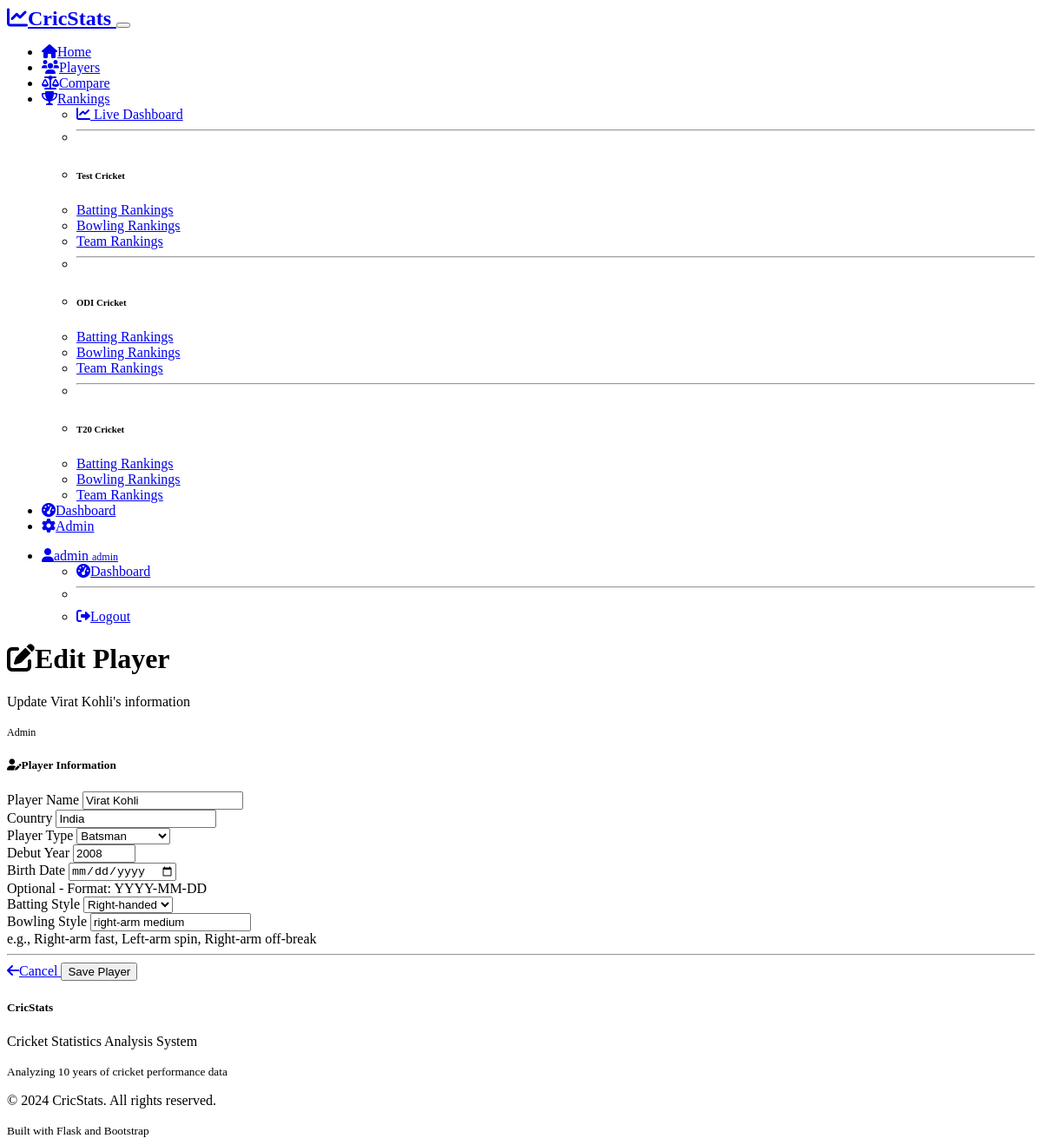
Screenshot of /admin/edit_player/1 (signed in) with the database file from the repository.
### models.py (models this page shows, shortened)
class User(UserMixin, db.Model):
    id = db.Column(db.Integer, primary_key=True)
    username = db.Column(db.String(64), unique=True, nullable=False)
    email = db.Column(db.String(120), unique=True, nullable=False)
    password_hash = db.Column(db.String(256), nullable=False)
    role = db.Column(db.String(20), default='user')  # admin, analyst, user
    created_at = db.Column(db.DateTime, default=datetime.utcnow)
    is_active = db.Column(db.Boolean, default=True)

class Player(db.Model):
    id = db.Column(db.Integer, primary_key=True)
    name = db.Column(db.String(100), nullable=False)
    country = db.Column(db.String(50), nullable=False)
    debut_year = db.Column(db.Integer, nullable=False)
    player_type = db.Column(db.String(20), nullable=False)  # batsman, bowler, all-rounder, wicket-keeper
    birth_date = db.Column(db.Date)
    batting_style = db.Column(db.String(20))  # right-handed, left-handed
    bowling_style = db.Column(db.String(50))  # right-arm fast, left-arm spin, etc.
    created_at = db.Column(db.DateTime, default=datetime.utcnow)
    updated_at = db.Column(db.DateTime, default=datetime.utcnow, onupdate=datetime.utcnow)
    statistics = db.relationship('PlayerStatistic', backref='player', lazy=True, cascade='all, delete-orphan')

### routes.py (the view)
@app.route('/admin/edit_player/<int:player_id>', methods=['GET', 'POST'])
@login_required
def edit_player(player_id):
    if current_user.role != 'admin':
        flash('Access denied. Admin privileges required.', 'danger')
        return redirect(url_for('dashboard'))
    player = Player.query.get_or_404(player_id)
    form = PlayerForm(obj=player)
    if form.validate_on_submit():
        form.populate_obj(player)
        db.session.commit()
        flash(f'Player {player.name} updated successfully!', 'success')
        return redirect(url_for('player_detail', player_id=player.id))
    return render_template('add_player.html', form=form, player=player)

### forms.py
class PlayerForm(FlaskForm):
    name = StringField('Player Name', validators=[DataRequired(), Length(min=2, max=100)])
    country = StringField('Country', validators=[DataRequired(), Length(min=2, max=50)])
    debut_year = IntegerField('Debut Year', validators=[DataRequired(), NumberRange(min=1900, max=datetime.datetime.now().year)])
    player_type = SelectField('Player Type', choices=[
        ('batsman', 'Batsman'),
        ('bowler', 'Bowler'),
        ('all-rounder', 'All-rounder'),
        ('wicket-keeper', 'Wicket-keeper')
    ], validators=[DataRequired()])
    birth_date = DateField('Birth Date', validators=[Optional()])
    batting_style = SelectField('Batting Style', choices=[
        ('', 'Select Style'),
        ('right-handed', 'Right-handed'),
        ('left-handed', 'Left-handed')
    ], validators=[Optional()])
    bowling_style = StringField('Bowling Style', validators=[Optional(), Length(max=50)])
    submit = SubmitField('Save Player')

### templates/add_player.html (shortened to what this page needs)
{% extends "base.html" %}
{% block content %}
<div class="container mt-4">
    <div class="row mb-4">
        <div class="col-12">
            <div class="d-flex justify-content-between align-items-center">
                <div>
                    <h1 class="mb-1">
                        {% if player %}
                            <i class="fas fa-edit me-2"></i>Edit Player
                        {% elif is_stats %}
                            <i class="fas fa-chart-bar me-2"></i>Add Statistics
                        {% else %}
                            <i class="fas fa-plus me-2"></i>Add New Player
                        {% endif %}
                    </h1>
                    <p class="text-muted mb-0">
                        {% if player and not is_stats %}
                            Update {{ player.name }}'s information
                        {% elif is_stats %}
                            Add performance statistics for {{ player.name }}
                        {% else %}
                            Enter cricket player information and details
                        {% endif %}
                    </p>
                </div>
                <div>
                    {% if current_user.role == 'admin' %}
                        <span class="badge bg-danger fs-6">Admin</span>
                    {% elif current_user.role == 'analyst' %}
                        <span class="badge bg-warning fs-6">Analyst</span>
                    {% endif %}
                </div>
            </div>
        </div>
    </div>
    <div class="row justify-content-center">
        <div class="col-lg-8">
            <div class="card shadow">
                <div class="card-header">
                    <h5 class="mb-0">
                        {% if player and not is_stats %}
                            <i class="fas fa-user-edit me-2"></i>Player Information
                        {% elif is_stats %}
                            <i class="fas fa-chart-line me-2"></i>Performance Statistics
                        {% else %}
                            <i class="fas fa-user-plus me-2"></i>Player Details
                        {% endif %}
                    </h5>
                </div>
                <div class="card-body">
                    <form method="POST">
                        {% if not is_stats %}
                            <div class="row mb-3">
                                <div class="col-md-6">
                                    {{ form.name.label(class="form-label") }}
                                    {{ form.name(class="form-control" + (" is-invalid" if form.name.errors else "")) }}
                                </div>
                                <div class="col-md-6">
                                    {{ form.country.label(class="form-label") }}
                                    {{ form.country(class="form-control" + (" is-invalid" if form.country.errors else "")) }}
                                </div>
                            </div>
                            <div class="row mb-3">
                                <div class="col-md-6">
                                    {{ form.player_type.label(class="form-label") }}
                                    {{ form.player_type(class="form-select" + (" is-invalid" if form.player_type.errors else "")) }}
                                </div>
                                <div class="col-md-6">
                                    {{ form.debut_year.label(class="form-label") }}
                                    {{ form.debut_year(class="form-control" + (" is-invalid" if form.debut_year.errors else "")) }}
                                </div>
                            </div>
                            <div class="row mb-3">
                                <div class="col-md-6">
                                    {{ form.birth_date.label(class="form-label") }}
                                    {{ form.birth_date(class="form-control" + (" is-invalid" if form.birth_date.errors else "")) }}
                                    <div class="form-text">Optional - Format: YYYY-MM-DD</div>
                                </div>
                                <div class="col-md-6">
                                    {{ form.batting_style.label(class="form-label") }}
                                    {{ form.batting_style(class="form-select" + (" is-invalid" if form.batting_style.errors else "")) }}
                                </div>
                            </div>
                            <div class="row mb-4">
                                <div class="col-12">
                                    {{ form.bowling_style.label(class="form-label") }}
                                    {{ form.bowling_style(class="form-control" + (" is-invalid" if form.bowling_style.errors else "")) }}
                                    <div class="form-text">e.g., Right-arm fast, Left-arm spin, Right-arm off-break</div>
                                </div>
                            </div>
                        {% endif %}
                        <div class="row">
                            <div class="col-12">
                                <hr>
                                <div class="d-flex justify-content-between">
                                    <a href="{% if is_stats %}{{ url_for('player_detail', player_id=player.id) }}{% else %}{{ url_for('players') }}{% endif %}"
                                       class="btn btn-outline-secondary">
                                        <i class="fas fa-arrow-left me-1"></i>Cancel
                                    </a>
                                    {{ form.submit(class="btn btn-primary") }}
                                </div>
                            </div>
                        </div>
                    </form>
                </div>
            </div>
        </div>
    </div>
</div>
{% endblock %}

### templates/base.html (shortened to what this page needs)
<!DOCTYPE html>
<html lang="en" data-bs-theme="dark">
<head>
    <link href="https://cdn.replit.com/agent/bootstrap-agent-dark-theme.min.css" rel="stylesheet">
    <link href="https://cdnjs.cloudflare.com/ajax/libs/font-awesome/6.0.0/css/all.min.css" rel="stylesheet">
    <link href="{{ url_for('static', filename='css/custom.css') }}" rel="stylesheet">
</head>
<body>
    <nav class="navbar navbar-expand-lg navbar-dark bg-dark">
        <div class="container">
            <a class="navbar-brand" href="{{ url_for('index') }}">
                <i class="fas fa-chart-line me-2"></i>CricStats
            </a>
            <button class="navbar-toggler" type="button" data-bs-toggle="collapse" data-bs-target="#navbarNav">
            </button>
            <div class="collapse navbar-collapse" id="navbarNav">
                <ul class="navbar-nav me-auto">
                    <li class="nav-item">
                        <a class="nav-link" href="{{ url_for('index') }}">
                            <i class="fas fa-home me-1"></i>Home
                        </a>
                    </li>
                    <li class="nav-item">
                        <a class="nav-link" href="{{ url_for('players') }}">
                            <i class="fas fa-users me-1"></i>Players
                        </a>
                    </li>
                    <li class="nav-item">
                        <a class="nav-link" href="{{ url_for('compare') }}">
                            <i class="fas fa-balance-scale me-1"></i>Compare
                        </a>
                    </li>
                    <li class="nav-item dropdown">
                        <a class="nav-link dropdown-toggle" href="#" role="button" data-bs-toggle="dropdown">
                            <i class="fas fa-trophy me-1"></i>Rankings
                        </a>
                        <ul class="dropdown-menu">
                            <li><a class="dropdown-item" href="{{ url_for('live_rankings') }}">
                                <i class="fas fa-chart-line text-primary"></i> Live Dashboard
                            </a></li>
                            <li><hr class="dropdown-divider"></li>
                            <li><h6 class="dropdown-header">Test Cricket</h6></li>
                            <li><a class="dropdown-item" href="{{ url_for('rankings', format='Test', type='batting') }}">Batting Rankings</a></li>
                            <li><a class="dropdown-item" href="{{ url_for('rankings', format='Test', type='bowling') }}">Bowling Rankings</a></li>
                            <li><a class="dropdown-item" href="{{ url_for('rankings', format='Test', type='team') }}">Team Rankings</a></li>
                            <li><hr class="dropdown-divider"></li>
                            <li><h6 class="dropdown-header">ODI Cricket</h6></li>
                            <li><a class="dropdown-item" href="{{ url_for('rankings', format='ODI', type='batting') }}">Batting Rankings</a></li>
                            <li><a class="dropdown-item" href="{{ url_for('rankings', format='ODI', type='bowling') }}">Bowling Rankings</a></li>
                            <li><a class="dropdown-item" href="{{ url_for('rankings', format='ODI', type='team') }}">Team Rankings</a></li>
                            <li><hr class="dropdown-divider"></li>
                            <li><h6 class="dropdown-header">T20 Cricket</h6></li>
                            <li><a class="dropdown-item" href="{{ url_for('rankings', format='T20', type='batting') }}">Batting Rankings</a></li>
                            <li><a class="dropdown-item" href="{{ url_for('rankings', format='T20', type='bowling') }}">Bowling Rankings</a></li>
                            <li><a class="dropdown-item" href="{{ url_for('rankings', format='T20', type='team') }}">Team Rankings</a></li>
                        </ul>
                    </li>
                    {% if current_user.is_authenticated %}
                        <li class="nav-item">
                            <a class="nav-link" href="{{ url_for('dashboard') }}">
                                <i class="fas fa-tachometer-alt me-1"></i>Dashboard
                            </a>
                        </li>
                        {% if current_user.role == 'admin' %}
                            <li class="nav-item">
                                <a class="nav-link" href="{{ url_for('admin') }}">
                                    <i class="fas fa-cog me-1"></i>Admin
                                </a>
                            </li>
                        {% endif %}
                    {% endif %}
                </ul>
                <ul class="navbar-nav">
                    {% if current_user.is_authenticated %}
                        <li class="nav-item dropdown">
                            <a class="nav-link dropdown-toggle" href="#" id="navbarDropdown" role="button" data-bs-toggle="dropdown">
                                <i class="fas fa-user me-1"></i>{{ current_user.username }}
                                <span class="badge bg-secondary ms-1">{{ current_user.role }}</span>
                            </a>
                            <ul class="dropdown-menu">
                                <li><a class="dropdown-item" href="{{ url_for('dashboard') }}">
                                    <i class="fas fa-tachometer-alt me-2"></i>Dashboard
                                </a></li>
                                <li><hr class="dropdown-divider"></li>
                                <li><a class="dropdown-item" href="{{ url_for('logout') }}">
                                    <i class="fas fa-sign-out-alt me-2"></i>Logout
                                </a></li>
                            </ul>
                        </li>
                    {% endif %}
                </ul>
            </div>
        </div>
    </nav>
    <main>
        {% if error_message %}
            <div class="container mt-5">
                <div class="row justify-content-center">
                    <div class="col-md-6 text-center">
                        <h1 class="display-1">404</h1>
                        <p class="fs-3"><span class="text-danger">Oops!</span> {{ error_message }}</p>
                        <p class="lead">The page you're looking for doesn't exist.</p>
                        <a href="{{ url_for('index') }}" class="btn btn-primary">Go Home</a>
                    </div>
                </div>
            </div>
        {% else %}
            {% block content %}{% endblock %}
        {% endif %}
    </main>
    <footer class="bg-dark text-light mt-5 py-4">
        <div class="container">
            <div class="row">
                <div class="col-md-6">
                    <h5>CricStats</h5>
                    <p class="mb-0">Cricket Statistics Analysis System</p>
                    <small class="text-muted">Analyzing 10 years of cricket performance data</small>
                </div>
                <div class="col-md-6 text-md-end">
                    <p class="mb-0">&copy; 2024 CricStats. All rights reserved.</p>
                    <small class="text-muted">Built with Flask and Bootstrap</small>
                </div>
            </div>
        </div>
    </footer>
</body>
</html>

### static/css/custom.css (style rules this page uses)
:root { --cricstats-primary: #0d6efd; --cricstats-secondary: #6c757d; --cricstats-success: #198754; --cricstats-info: #0dcaf0; --cricstats-warning: #ffc107; --cricstats-danger: #dc3545; }
.navbar-brand { font-weight: 600; font-size: 1.5rem; }
.card { transition: transform 0.2s ease-in-out, box-shadow 0.2s ease-in-out; }
.btn { transition: all 0.2s ease-in-out; }
.badge { font-size: 0.75em; font-weight: 500; }
footer { margin-top: auto; }

### rows the page displays
User: username "admin", role "admin"
Player: name "Virat Kohli", country "India", player_type "Batsman", debut_year "2008", batting_style "Right-handed", bowling_style "right-arm medium"
